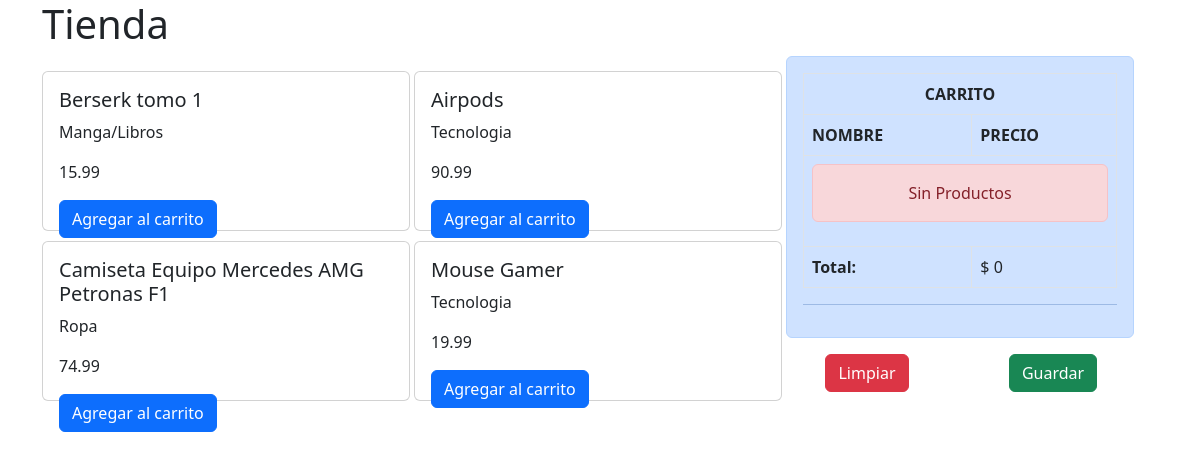
The page / on the database its author committed.
### CarritoApp/models.py (models this page shows, shortened)
class Producto(models.Model):
    nombre = models.CharField(max_length=64)
    categoria = models.CharField(max_length=32)
    precio = models.FloatField()

### CarritoApp/views.py (the view)
# urls.py: path('', tienda, name="Tienda"),
def tienda(request):
    productos = Producto.objects.all()
    return render(request, "tienda.html", {'productos':productos})

### CarritoApp/context_processor.py (called while the page is built)
def total_carrito(request):
    total = 0
    if request.user.is_authenticated:
        if 'carrito' in request.session.keys():
            for key,value in request.session['carrito'].items():
                total += float(value['acumulado'])
    return {'total_carrito': total}

### CarritoApp/templates/tienda.html (shortened to what this page needs)
<!doctype html>
<html lang="es">
<head>
  <link href="https://cdn.jsdelivr.net/npm/bootstrap@5.2.1/dist/css/bootstrap.min.css" rel="stylesheet"
>
</head>
<body>
    <div class="container">
        <div class="row">
            <div class="col-12 align-self-center"><h1 class="display"-1>Tienda</h1>
        </div>
        <div class="row">
            <div class="col-8">
                <div class="row" style="padding: 10px 0">
                    <div class="col-12">
                        <div class="row">
                            {% for producto in productos %}
                            <div class="col-6">
                              <div class="card" style="height: 10rem; width: 23rem; margin: 5px 0px;">
                                <div class="card-body">
                                  <h5 class="card-title">{{producto.nombre}}</h5>
                                  <p class="card.text">{{producto.categoria}}</p>
                                  <p class="card-text">{{producto.precio}}</p>
                                  <a href="{% url 'Add' producto.id %}" class="btn btn-primary">Agregar al carrito</a>
                                </div>
                              </div>
                            </div>
                            {% endfor %}
                        </div>
                    </div>
                </div>
            </div>
        <div class="col-4">
            {% include 'carrito.html' %}
        </div>
    </div>
</body>
</html>

### CarritoApp/templates/carrito.html
<div class="alert alert-primary" role="alert">
    <table class="table table-bordered">
      <thead>
        <tr>
          <th scope="row" colspan="3" class="text-center">CARRITO</th>
        </tr>
        <tr>
          <th scope="col">NOMBRE</th>
          <th scope="col">PRECIO</th>
        </tr>
      </thead>
      <tbody>
      {% if request.session.carrito.items %}
      {% for key, value in request.session.carrito.items %}
        <tr>
          <td>{{value.nombre}}</td>
          <td>{{value.precio}}</td>
          <td>{{value.acumulado}}
            <a href="{% url 'Add' value.producto_id %}" class="badge btn btn-dark badge-dark">+</a>
            <a href="{% url 'Sub' value.producto_id %}" class="badge btn btn-dark badge-dark">-</a>
          </td>
        </tr>
      {% endfor %}
      {% else %}
      <tr>
          <td colspan="3">
              <div class="alert alert-danger text-center"> Sin Productos </div>
          </td>
      </tr>
      {% endif %}
        <tr>
          <th scope="row">Total:</th>
          <td colspan="2">$ {{total_carrito}}</td>
        </tr>
      </tbody>
    </table>
    <hr>
    </div>
    <div class="row text-center">
        <div class="col-6"><a href="{% url 'CLS' %}" class="btn btn-danger">Limpiar</a></div>
        <div class="col-6"><a href="#" class="btn btn-success">Guardar</a></div>
    </div>

### rows shown on the page
Producto: nombre "Berserk tomo 1", categoria "Manga/Libros", precio "15.99"
Producto: nombre "Airpods", categoria "Tecnologia", precio "90.99"
Producto: nombre "Camiseta Equipo Mercedes AMG Petronas F1", categoria "Ropa", precio "74.99"
Producto: nombre "Mouse Gamer", categoria "Tecnologia", precio "19.99"

### other values the page prints
{{ total_carrito }} "0"
